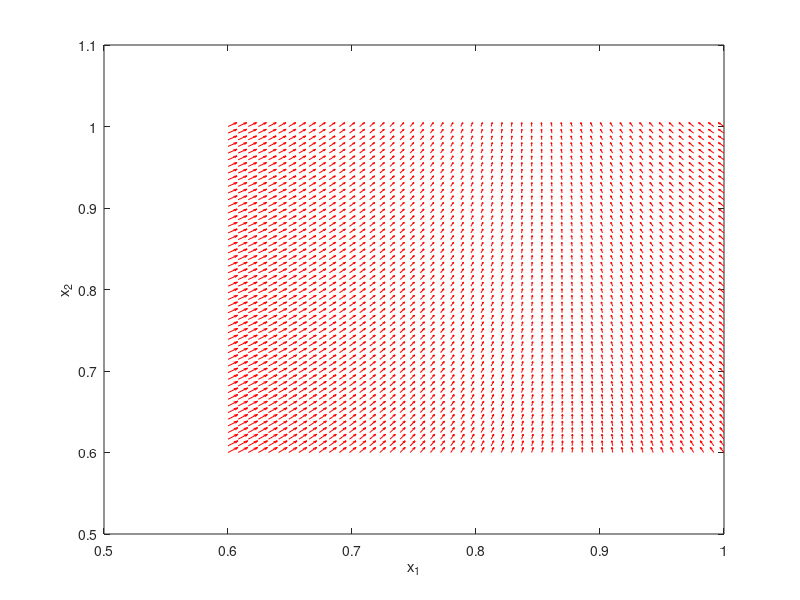

Write MATLAB code to recreate this figure.
% Du reactor
clear all
close all
clc

%% Specify the reactor dynamics
phi = 0.072;
q = 1.0;
beta = 8.0;
delta = 0.3;
lambda = 20.0;
x1f = 1.0;
x2f = 0.0;
u = 0.0; % controller input!
k = @(x) exp(x/(1+x/lambda)); 

f = @(t, x) [-phi*x(1)*k(x(2))+q*(x1f-x(1)); 
             beta*phi*k(x(2))-(q+delta)*x(2)+delta*u+q*x2f]; % For ODE solving
F = @(x) [-phi*x(1)*k(x(2))+q*(x1f-x(1)); 
          beta*phi*x(1)*k(x(2))-(q+delta)*x(2)+delta*u+q*x2f]; % For SS solving

%% Solve for the steady states
ss1 = [0.85; 0.88];
ss2 = [0.55; 2.75];
ss3 = [0.23; 4.71];
[xss1, fval] = fsolve(F,ss1);
[xss2, fval] = fsolve(F,ss2);
[xss3, fval] = fsolve(F,ss3);

%% Create a phase portrait
x1 = linspace(0.6, 1.0, 50);
x2 = linspace(0.6, 1.0, 50);

[x1s, x2s] = meshgrid(x1, x2);
u = zeros(size(x1s));
v = zeros(size(x2s));

t=0.0;
for i=1:numel(x1s)
   xprime = f(t, [x1s(i); x2s(i)]);
   u(i) = xprime(1);
   v(i) = xprime(2);
end

%% Plotting
figure(1)
quiver(x1s, x2s, u, v,'r')
hold on
% plot(xss1(1), xss1(2), 'bx');
% plot(xss2(1), xss2(2), 'bx');
% plot(xss3(1), xss3(2), 'bx');
hold off
xlabel('x_1')
ylabel('x_2')
% axis tight equal;